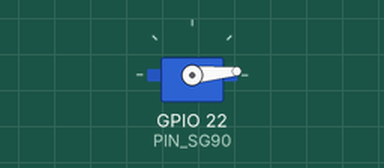
Recording of a sketch running on a simulated ESP32. Shown: servo.

Above: at 0.05 s.
At 0.85 s:
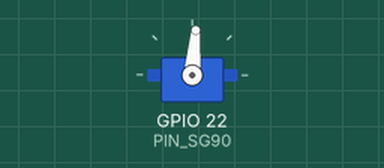
At 1.7 s:
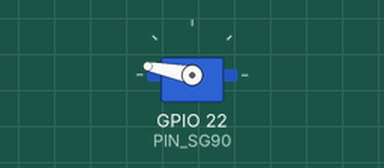
At 3.4 s:
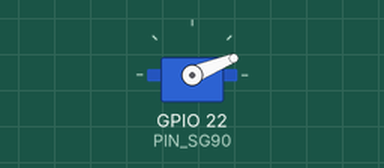
Timing chart, 0 to 8.3 s (numbered marks = the images above):
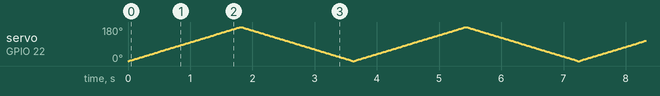

The sketch:

esp32_servo.ino
```cpp
#include <ESP32Servo.h>
#define PIN_SG90 22  // 连接SG90舵机信号引脚的ESP32引脚
Servo sg90;
void setup() {
    sg90.setPeriodHertz(50);  // SG90舵机的PWM频率
    sg90.attach(PIN_SG90, 500, 2400);  // 连接舵机，设置最小和最大脉冲宽度
}
void loop() {
    // 从0度旋转到180度
    for (int pos = 0; pos <= 180; pos += 1) {
        sg90.write(pos);
        delay(10);
    }
    // 从180度旋转到0度
    for (int pos = 180; pos >= 0; pos -= 1) {
        sg90.write(pos);
        delay(10);
    }
}
```
